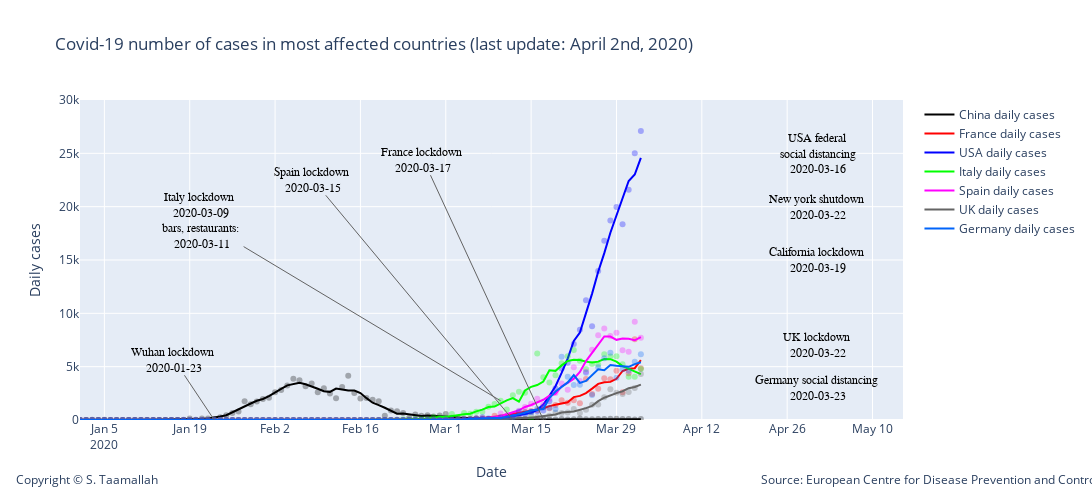

The notebook cell saved with this chart:
### Markdown cell above
#from IPython.display import HTML, display
#display(HTML('STaamallah_covid19_analysis_chart_3_20200331.html'), metadata=dict(isolated=False))

### Code cell
#degree = 2
#smooth_italy = smoothTriangle(df_italy['deaths'],degree)


smooth_china = smooth_5day(df_china['cases'])
smooth_france = smooth_5day(df_france['cases'])
smooth_italy = smooth_5day(df_italy['cases'])
smooth_usa = smooth_5day(df_usa['cases'])
smooth_uk = smooth_5day(df_uk['cases'])
smooth_germany = smooth_5day(df_germany['cases'])
smooth_spain = smooth_5day(df_spain['cases'])
smooth_korea = smooth_5day(df_korea['cases'])
smooth_netherlandss = smooth_5day(df_netherlands['cases'])



# Add traces
trace1 = go.Scatter(
        x=df_china.index, 
        y=df_china['cases'],
        mode='markers',
        name='China daily cases',
        line_color='rgba(0, 0, 0, .3)',
        showlegend=False,
)

trace11 = go.Scatter(
        x=df_china.index, 
        y=smooth_china,
        mode='lines',
        name='China daily cases',
        line_color='rgba(0, 0, 0, 1)',
)


trace2 = go.Scatter(
        x=df_france.index, 
        y=df_france['cases'],
        mode='markers',
        name='France daily cases',
        line_color='rgba(256, 0, 0, .3)',
        showlegend=False,
)

trace22 = go.Scatter(
        x=df_france.index, 
        y=smooth_france,
        mode='lines',
        name='France daily cases',
        line_color='rgba(256, 0, 0, 1)',
)


trace3 = go.Scatter(
        x=df_usa.index, 
        y=df_usa['cases'],
        mode='markers',
        name='USA daily cases',
        line_color='rgba(0, 0, 255, .3)',
    showlegend=False,
)

trace33 = go.Scatter(
        x=df_usa.index, 
        y=smooth_usa,
        mode='lines',
        name='USA daily cases',
        line_color='rgba(0, 0, 255, 1)',
)

trace4 = go.Scatter(
        x=df_italy.index, 
        y=df_italy['cases'],
        mode='markers',
        name='Italy daily cases',
        line_color='rgba(0, 256, 0, .3)',
    showlegend=False,
)

trace44 = go.Scatter(
        x=df_italy.index, 
        y=smooth_italy,
        mode='lines',
        name='Italy daily cases',
        line_color='rgba(0, 256, 0, 1)',
)

trace5 = go.Scatter(
        x=df_spain.index, 
        y=df_spain['cases'],
        mode='markers',
        name='Spain daily cases',
        line_color='rgba(255, 0, 255, .3)',
    showlegend=False,
)

trace55 = go.Scatter(
        x=df_spain.index, 
        y=smooth_spain,
        mode='lines',
        name='Spain daily cases',
        line_color='rgba(256, 0, 256, 1)',
)


trace6 = go.Scatter(
        x=df_uk.index, 
        y=df_uk['cases'],
        mode='markers',
        name='UK daily cases',
        line_color='rgba(100, 100, 100, .3)',
    showlegend=False
)

trace66 = go.Scatter(
        x=df_uk.index, 
        y=smooth_uk,
        mode='lines',
        name='UK daily cases',
        line_color='rgba(100, 100, 100, 1)',
)

trace7 = go.Scatter(
        x=df_germany.index, 
        y=df_germany['cases'],
        mode='markers',
        name='Germany daily cases',
        line_color='rgba(0, 100, 250, .3)',
    showlegend=False,
)

trace77 = go.Scatter(
        x=df_germany.index, 
        y=smooth_germany,
        mode='lines',
        name='Germany daily cases',
        line_color='rgba(0, 100, 250, 1)',
)


data = [trace1,trace11, trace2, trace22, trace3, trace33, trace4, trace44, trace5, trace55, trace6, trace66, trace7, trace77]

layout = go.Layout(
    title="Covid-19 number of cases in most affected countries (last update: April 2nd, 2020)",
    width=1100,
    height=500,
    
    # Top left
    xaxis=dict(
        title='Date',
        range=['2020-01-01', '2020-05-15'],
    ),
    yaxis=dict(
        title='Daily cases',
        #type='log',
        range=[0,30000],
        anchor='x'
    ),
    
      annotations=[
        dict(
            x=1.24,
            y=-0.22,
            showarrow=False,
            text='Source: European Centre for Disease Prevention and Control',
            xref='paper',
            yref='paper'
        ),
        
        dict(
            x=-0.08,
            y=-0.22,
            showarrow=False,
            text='Copyright © S. Taamallah ',
            xref='paper',
            yref='paper'
        )
    ],
    
)



fig = go.Figure(data=data, layout=layout)



fig.add_annotation(
        x='2020-01-23',
        y=20,
        xref="x",
        yref="y",
        text="Wuhan lockdown <br> 2020-01-23 ",
        showarrow=True,
        font=dict(
            family="Courier New, monospace",
            size=12,
            color="black"
            ),
        align="center",
        arrowhead=0,
        arrowsize=1,
        arrowwidth=1,
        arrowcolor="#636363",
        ax=-40,
        ay=-60,
        #bordercolor="#c7c7c7",
        #borderwidth=2,
        #borderpad=4,
        #bgcolor="#ff7f0e",
        #opacity=0.8
        )


fig.add_annotation(
        x='2020-03-10',
        y=1800,
        xref="x",
        yref="y",
        text="Italy lockdown <br> 2020-03-09 <br> bars, restaurants: <br> 2020-03-11",
        showarrow=True,
        font=dict(
            family="Courier New, monospace",
            size=12,
            color="black"
            ),
        align="center",
        arrowhead=0,
        arrowsize=1,
        arrowwidth=1,
        arrowcolor="#636363",
        ax=-300,
        ay=-180,
        #bordercolor="#c7c7c7",
        #borderwidth=2,
        #borderpad=4,
        #bgcolor="#ff7f0e",
        #opacity=0.8
        )


fig.add_annotation(
            x='2020-03-17',
            y=30,
            text="France lockdown <br> 2020-03-17 ",
            showarrow=True,
            font=dict(
            family="Courier New, monospace",
            size=12,
            color="black",
            ),
        align="center",
        arrowhead=0,
        arrowsize=1,
        arrowwidth=1,
        arrowcolor="#636363",
        ax=-120,
        ay=-260,
)


fig.add_annotation(
            x='2020-03-12',
            y=20,
            text="Spain lockdown <br> 2020-03-15 ",
            showarrow=True,
            font=dict(
            family="Courier New, monospace",
            size=12,
            color="black",
            ),
        align="center",
        arrowhead=0,
        arrowsize=1,
        arrowwidth=1,
        arrowcolor="#636363",
        ax=-200,
        ay=-240,
)


fig.add_annotation(
            x='2020-05-1',
            y=7000,
            text="UK lockdown <br> 2020-03-22 ",
            showarrow=False,
            font=dict(
            family="Courier New, monospace",
            size=12,
            color="black",
            ),
        align="center",
        arrowhead=0,
        arrowsize=1,
        arrowwidth=1,
        arrowcolor="#636363",
        ax=180,
        ay=-60,
)

fig.add_annotation(
            x='2020-05-1',
            y=3000,
            text="Germany social distancing <br> 2020-03-23 ",
            showarrow=False,
            font=dict(
            family="Courier New, monospace",
            size=12,
            color="black",
            ),
        align="center",
        arrowhead=0,
        arrowsize=1,
        arrowwidth=1,
        arrowcolor="#636363",
        ax=180,
        ay=-60,
)

fig.add_annotation(
            x='2020-05-1',
            y=25000,
            text="USA federal <br> social distancing <br> 2020-03-16 ",
            showarrow=False,
            font=dict(
            family="Courier New, monospace",
            size=12,
            color="black",
            ),
        align="center",
        arrowhead=0,
        arrowsize=1,
        arrowwidth=1,
        arrowcolor="#636363",
        ax=200,
        ay=-520,
)

fig.add_annotation(
            x='2020-05-1',
            y=20000,
            text="New york shutdown <br> 2020-03-22 ",
            showarrow=False,
            font=dict(
            family="Courier New, monospace",
            size=12,
            color="black",
            ),
        align="center",
        arrowhead=0,
        arrowsize=1,
        arrowwidth=1,
        arrowcolor="#636363",
        ax=200,
        ay=-420,
)



fig.add_annotation(
            x='2020-05-1',
            y=15000,
            text="California lockdown <br> 2020-03-19 ",
            showarrow=False,
            font=dict(
            family="Courier New, monospace",
            size=12,
            color="black",
            ),
        align="center",
        arrowhead=0,
        arrowsize=1,
        arrowwidth=1,
        arrowcolor="#636363",
        ax=200,
        ay=-320,
)






fig.show()

#from plotly.offline import plot
#plot(fig, filename="STaamallah_covid19_analysis_chart_2_20200331.html", auto_open = False)
